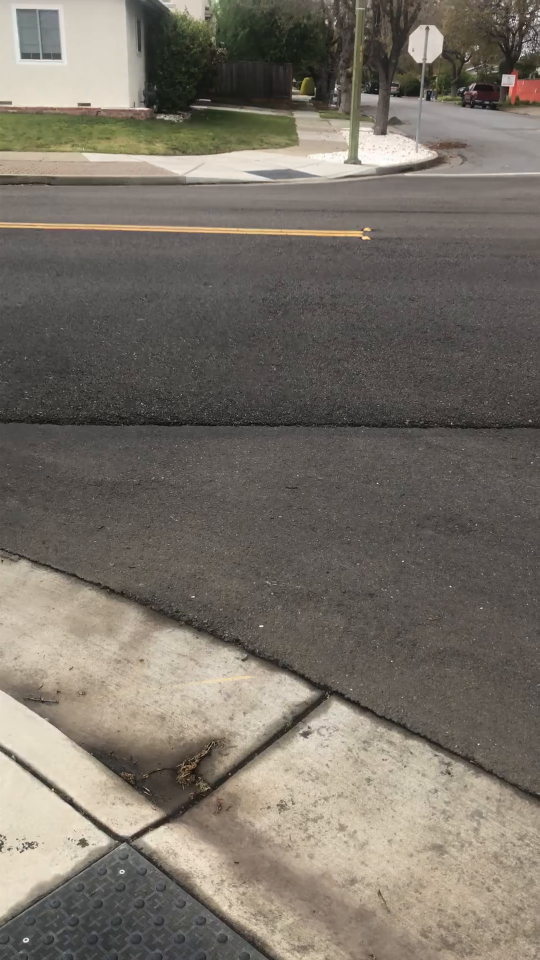
#> input picture frame 4 of IMG_0145.MOV, 1080 x 1920 px, given in place of IMG_0159.MOV, which was not available (shown at 1/2 size)
$ python crossing_finder_cpy.py
#> lines starting #> are read from the running program, lines starting #| are printed output that depends on the picture; after the words box and inside, x2 and y2 are one past the last pixel; in counts of white or black regions, pixels touching at a corner belong together; pictures that were not available may be replaced by others from this repository, and a replacement may not be noted
#> further down, frame is the input picture: shape (1920, 1080, 3); mean B, G, R 102.7, 112.7, 119.5
import cv2
import numpy as np
import time
import math

def drawline(img, pt1, pt2, color, thickness=1, style='dotted', gap=20):
    dist =((pt1[0]-pt2[0])**2+(pt1[1]-pt2[1])**2)**.5
    pts= []
    for i in  np.arange(0,dist,gap):
        r = i/dist
        x = int((pt1[0]*(1-r)+pt2[0]*r) + .5)
        y = int((pt1[1]*(1-r)+pt2[1]*r) + .5)
        p = (x,y)
        pts.append(p)

    if style == 'dotted':
        for p in pts:
            cv2.circle(img,p,thickness,color,-1)
    else:
        s = pts[0]
        e = pts[0]
        i = 0
        for p in pts:
            s = e
            e = p
            if i % 2 == 1:
                cv2.line(img, s, e, color, thickness)
            i += 1

def get_crossing(frame):
    orig_frame = cv2.resize(frame, (204, 360))
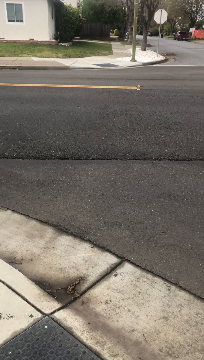
#> orig_frame: shape (360, 204, 3); mean B, G, R 102.6, 112.7, 119.4

    frame = orig_frame[120:244]
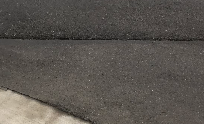
#> frame: shape (124, 204, 3); mean B, G, R 79.8, 85.2, 90.1

    lower = np.array([170, 170, 170])
    upper = np.array([230, 230, 230])

    mask = cv2.inRange(frame, lower, upper)
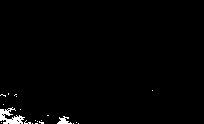
#> mask: shape (124, 204); 1.3% white; 21 white regions (19 under 20 px), largest, box (x1, y1, x2, y2) and area: (0, 107, 25, 124) 211, (57, 116, 72, 124) 63
    result = cv2.bitwise_and(frame, frame, mask = mask)

    gray = cv2.cvtColor(result, cv2.COLOR_BGR2GRAY)

    _, gray = cv2.threshold(gray, 150, 255, cv2.THRESH_BINARY)

    kernel_size = 25
    blur = cv2.GaussianBlur(gray, (kernel_size, kernel_size), 0)
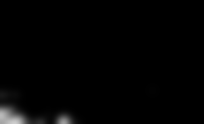
#> blur: shape (124, 204); min 0, max 205, mean 3.2
    low_t = 50
    high_t = 150

    center_x = 0
    num = 0

    for i in range(result.shape[0]):
        for j in range(result.shape[1]):
            if (blur[i][j] > 90):
                num += 1
                orig_frame[i+120][j] = (0, 255, 0)
                center_x += j
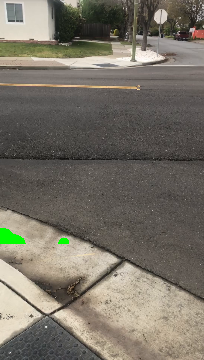
#> orig_frame: shape (360, 204, 3); 0.47% of pixels changed, all inside (x1, y1, x2, y2) = (0, 228, 69, 244)
#> after the loop, center_x = 6349; num = 344
    center_x /= num
#> center_x = 18.46

    drawline(orig_frame, [int(center_x), 140], [int(center_x), orig_frame.shape[0]], (0, 0, 255), 3)


    crosswalk_visible = True

    # [24 lines of commented-out code are left out]

    return crosswalk_visible, orig_frame


if __name__ == '__main__':
    path = "C:\\Users\\knott\\2024-hack-cupertino-proj\\IMG_0159.MOV"
    vid = cv2.VideoCapture(path)

    while vid.isOpened():
        _, frame = vid.read()

        _, frame = get_crossing(frame)

        cv2.imshow("FRAME", frame)

        key = cv2.waitKey(1)
#> (key q is pressed here)

        if key == ord('q'):
            break

# print(get_crossing("./temp.jpg"))

$ run again, starting later in the video
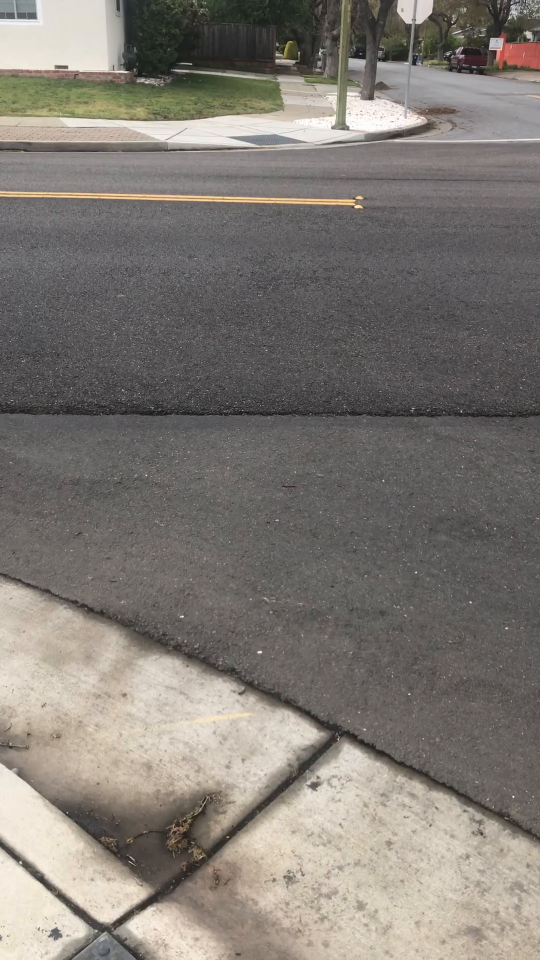
#> input picture frame 36 of IMG_0145.MOV, 1080 x 1920 px, given in place of IMG_0159.MOV, which was not available (shown at 1/2 size)
#> frame is the input picture: shape (1920, 1080, 3); mean B, G, R 115.7, 121.9, 127.4
#> frame: shape (124, 204, 3)
#> in get_crossing, `mask = cv2.inRange(frame, lower, upper)`:
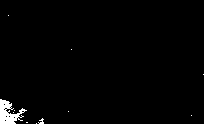
#> mask: shape (124, 204); 1.5% white; 11 white regions (10 under 20 px), largest, box (x1, y1, x2, y2) and area: (0, 99, 27, 124) 340
#> after the loop in get_crossing, `for i in range(result.shape[0]):`:
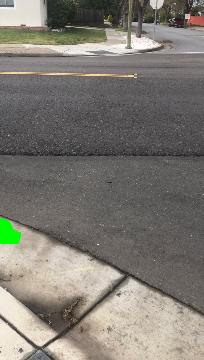
#> orig_frame: shape (360, 204, 3); mean B, G, R 114.6, 122.2, 126.1
